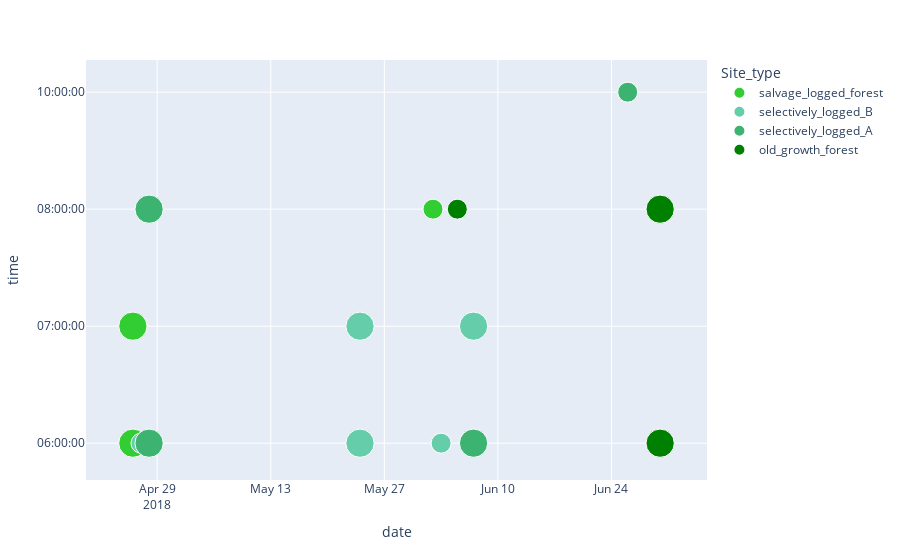

Here is the notebook cell this chart was saved with:
### Markdown cell above
#### conclusion
- locations that have more than 1 recording on the same day (and same conditions) could be tested as control
- an avarage of acoustic complexity could be calculated for the 4 different groups / 3 different landuses from the recordings of 2018
- old_growth_forest and selectively_logged_A group could be comparead over time
- salvage_logged_forest can be compared to selevtively logged forests (similar recording dates and times)

### Code cell
df18 = df.loc[df['year'] == '2018']

# px.scatter(df18, y="time", x="date", size = 'count', color="Site", color_discrete_map = color_discrete_map, opacity = 1)
px.scatter(df18, y="time", x="date", size = 'count', color="Site_type", color_discrete_map = color_discrete_map, opacity = 1)

### Figure 1 — Plotly figure (JSON) as saved in the notebook; plotly's stock layout.template omitted (floating-point values rounded to 4 significant figures)
{"data": [{"hovertemplate": "Site_type=salvage_logged_forest<br>date=%{x}<br>time=%{y}<br>count=%{marker.size}<extra></extra>", "legendgroup": "salvage_logged_forest", "marker": {"color": "LimeGreen", "opacity": 1, "size": [2, 2, 1], "sizemode": "area", "sizeref": 0.005, "symbol": "circle"}, "mode": "markers", "name": "salvage_logged_forest", "orientation": "v", "showlegend": true, "type": "scatter", "x": ["2018-4-26", "2018-4-26", "2018-6-2"], "xaxis": "x", "y": ["06:00:00", "07:00:00", "08:00:00"], "yaxis": "y"}, {"hovertemplate": "Site_type=selectively_logged_B<br>date=%{x}<br>time=%{y}<br>count=%{marker.size}<extra></extra>", "legendgroup": "selectively_logged_B", "marker": {"color": "MediumAquaMarine", "opacity": 1, "size": [1, 2, 2, 1, 2], "sizemode": "area", "sizeref": 0.005, "symbol": "circle"}, "mode": "markers", "name": "selectively_logged_B", "orientation": "v", "showlegend": true, "type": "scatter", "x": ["2018-4-27", "2018-5-24", "2018-5-24", "2018-6-3", "2018-6-7"], "xaxis": "x", "y": ["06:00:00", "06:00:00", "07:00:00", "06:00:00", "07:00:00"], "yaxis": "y"}, {"hovertemplate": "Site_type=selectively_logged_A<br>date=%{x}<br>time=%{y}<br>count=%{marker.size}<extra></extra>", "legendgroup": "selectively_logged_A", "marker": {"color": "MediumSeaGreen", "opacity": 1, "size": [2, 2, 2, 1], "sizemode": "area", "sizeref": 0.005, "symbol": "circle"}, "mode": "markers", "name": "selectively_logged_A", "orientation": "v", "showlegend": true, "type": "scatter", "x": ["2018-4-28", "2018-4-28", "2018-6-7", "2018-6-26"], "xaxis": "x", "y": ["06:00:00", "08:00:00", "06:00:00", "10:00:00"], "yaxis": "y"}, {"hovertemplate": "Site_type=old_growth_forest<br>date=%{x}<br>time=%{y}<br>count=%{marker.size}<extra></extra>", "legendgroup": "old_growth_forest", "marker": {"color": "green", "opacity": 1, "size": [1, 2, 2], "sizemode": "area", "sizeref": 0.005, "symbol": "circle"}, "mode": "markers", "name": "old_growth_forest", "orientation": "v", "showlegend": true, "type": "scatter", "x": ["2018-6-5", "2018-6-30", "2018-6-30"], "xaxis": "x", "y": ["08:00:00", "06:00:00", "08:00:00"], "yaxis": "y"}], "layout": {"autosize": true, "legend": {"itemsizing": "constant", "title": {"text": "Site_type"}, "tracegroupgap": 0}, "margin": {"t": 60}, "xaxis": {"anchor": "y", "autorange": true, "domain": [0, 1], "range": ["2018-04-20 17:21:48.5892", "2018-07-05 06:38:11.4108"], "title": {"text": "date"}, "type": "date"}, "yaxis": {"anchor": "x", "autorange": true, "domain": [0, 1], "range": [-0.4704, 3.389], "title": {"text": "time"}, "type": "category"}}}
